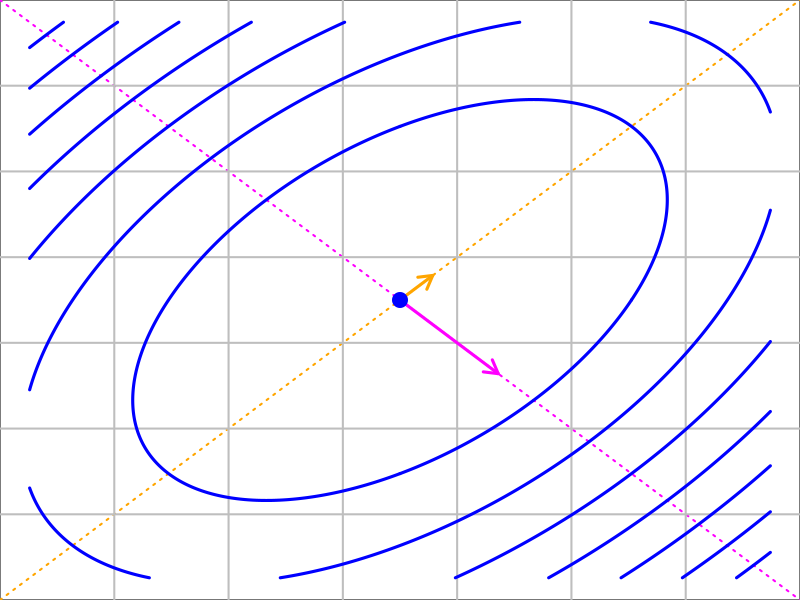

This chart was generated by the following R code:
# ------------------------------------------------------------------------------
# mathematical concepts

# FIG: plot eigen-vectors of quadratic form
# ------------------------------------------------------------------------------
v1 = c(1, -1) / sqrt(2)
v2 = c(1, 1) / sqrt(2)
l1 = 3
l2 = 1

V <- cbind(v1, v2)
L <- diag(c(l1, l2))
A <- V %*% L %*% t(V)

f <- function(x, y) {
  t(c(x, y)) %*% A %*% c(x, y)
}

lim_x = c(-8, 8)
lim_y = lim_x

x <- seq(lim_x[1], lim_x[2], 0.05)
y <- seq(lim_y[1], lim_y[2], 0.05)
z <- outer(x, y, FUN = function(x, y) {
  xy <- mapply(c, x, y)
  apply(xy, 2, function(v) {
    f(v[1], v[2])
  })
})

png("../figure_man/quadr-eigenv.png", width = 400, height = 400)

par(xaxt = "n", yaxt = "n", mar = c(0, 0, 0, 0))
contour(x, y, z, drawlabels = FALSE, nlevels = 6)

abline(a = 0, b = -1, col = "magenta", lty = 3, lwd = 2)
abline(a = 0, b = 1, col = "orange", lty = 3, lwd = 2)

grid(nx = 7, ny = 7, lty = 1, col = "gray", lwd = 2)

contour(x, y, z, col = "blue", lwd = 3, drawlabels = FALSE, nlevels = 6, add = TRUE)

par(xaxt = "n", yaxt = "n", mar = c(0, 0, 0, 0))

arrows(0, 0, l1 * v1[1], l1 * v1[2], length = 0.15, col = "magenta", lwd = 3)
arrows(0, 0, l2 * v2[1], l2 * v2[2], length = 0.15, col = "orange", lwd = 3)

points(0, 0, col = "blue", pch = 19, cex = 2)

dev.off()
